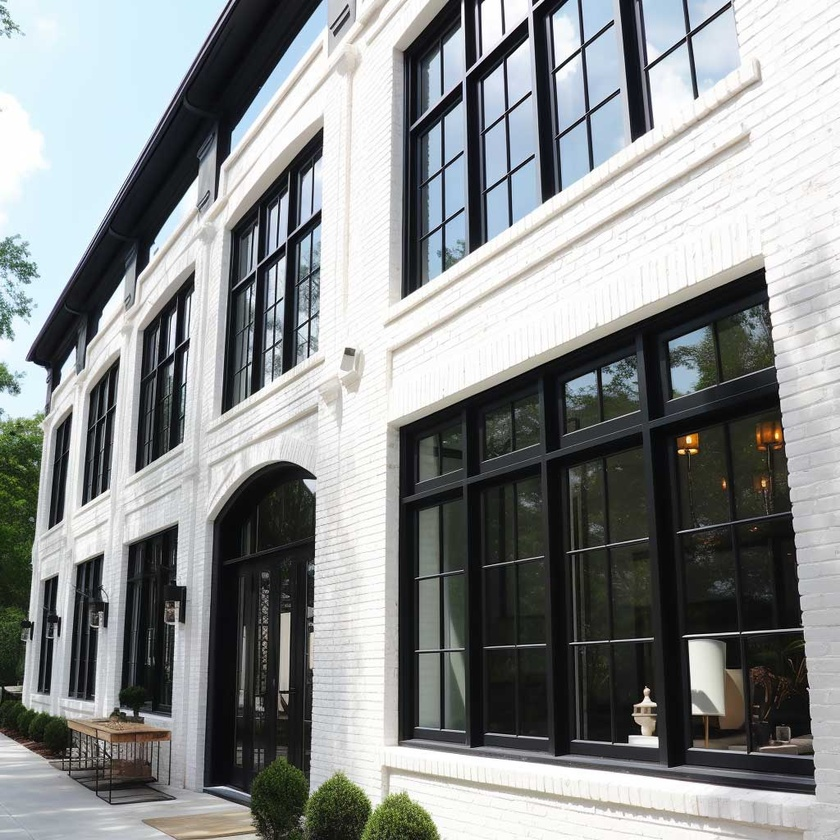
#> input picture hw2/building.jpg, 840 x 840 px, shrunk from 1024 x 1024 before the run
$ python p1.py
#> lines starting #> are read from the running program, lines starting #| are printed output that depends on the picture
#PROBLEM 1

#First I use the matplotlib library to grayscale and display the input image
#Then plt.input is used to get the corners of the homography input
#For the output bounds, I have chosen it to be the same size as the input image
#Then these points are sent the the homography function which actually performs the homography via the equation from class.
#The output image is finally created and displayed side by side with the input

import numpy as np
import cv2
from skimage import transform
import matplotlib.pyplot as plt

def estimate_homography(points1, points2):
    A = []
    for i in range(len(points1)):
        x, y = points1[i][0], points1[i][1]
        u, v = points2[i][0], points2[i][1]
        A.append([-x, -y, -1, 0, 0, 0, u*x, u*y, u])
        A.append([0, 0, 0, -x, -y, -1, v*x, v*y, v])
    A = np.array(A)
    U, S, Vh = np.linalg.svd(A)
    L = Vh[-1, :] / Vh[-1, -1]
    H = L.reshape(3, 3)
    return H

def warp_image(image, H, output_shape):
    return transform.warp(image, np.linalg.inv(H), output_shape=output_shape)

def main():

    side_view = cv2.imread('building.jpg')
#> side_view is the input picture: shape (840, 840, 3); mean B, G, R 141.7, 141.4, 138.3
    side_view_gray = cv2.cvtColor(side_view, cv2.COLOR_BGR2GRAY)
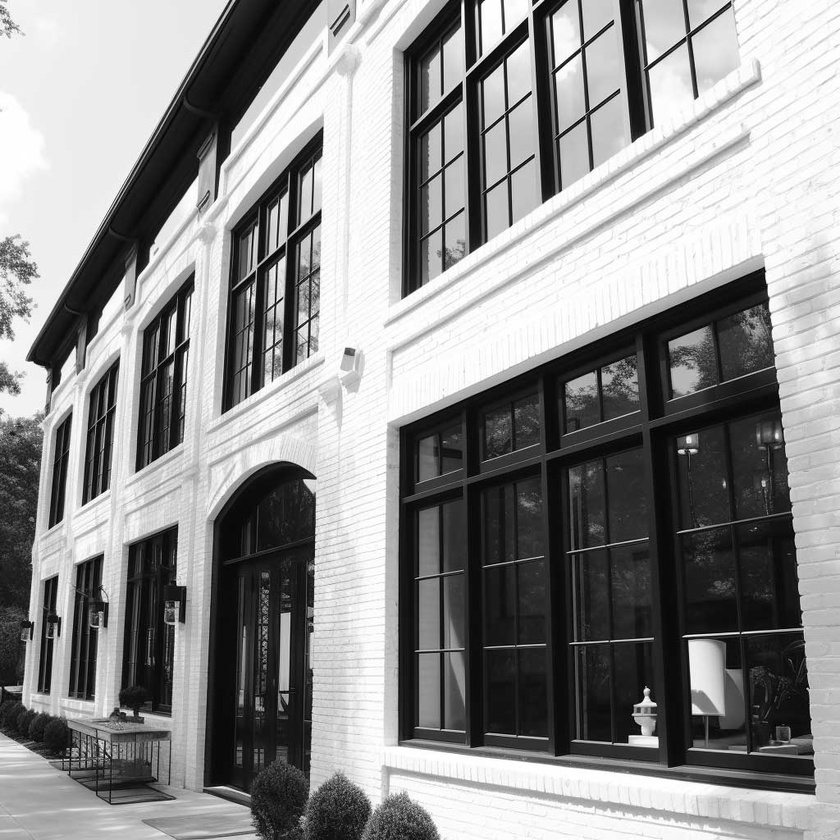
#> side_view_gray: shape (840, 840); min 0, max 255, mean 140.5

    plt.imshow(side_view_gray, cmap='gray')
    plt.title('Select points clockwise starting at top left')
#> (the run stopped early here; a loop or call above may not have finished)
